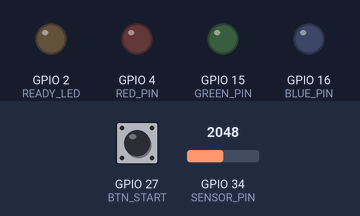
Recording of a sketch running on a simulated ESP32. Shown: output pins drawn as LEDs (lit = HIGH). Dashed ring = blinking. The test bench sets the inputs (shaded band); at power-on: GPIO 27 (BTN_START) HIGH, GPIO 34 (SENSOR_PIN) = 2048. Nothing arrives over Bluetooth unless stated; what the sketch prints to the serial monitor is not drawn.

Above: at 1.2 s.
1.3 s: GPIO 27 (BTN_START) pulled LOW for 0.15 s
At 2.4 s:
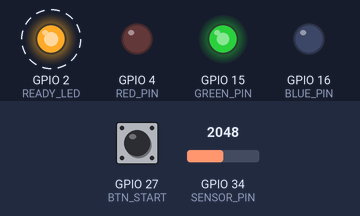
Timing chart, 0 to 5.3 s (numbered marks = the images above; inputs shaded):
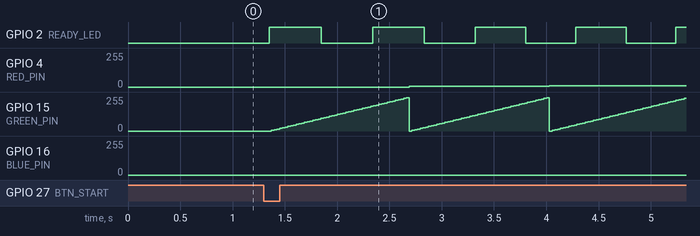

The sketch:

kinetic-eye51.ino
```cpp
/*
   PROJECT: Kinetic Eye - Spectralmeter
   FILE: kinetic-eye22.ino
   DATE: 2026-04-18
   HARDWARE: ESP32-CAM
*/

#include "BluetoothSerial.h"

// Header Pins
#define RED_PIN    4
#define GREEN_PIN  15
#define BLUE_PIN   16
#define BTN_START  27
#define SENSOR_PIN 34
#define READY_LED  2

long currentStep = 0;
const long totalSteps = 140608;
unsigned long lastFlashTime = 0;
bool ledState = false;

BluetoothSerial SerialBT;

// Binary data structure (5 bytes total)
struct DataPoint {
  uint8_t r;
  uint8_t g;
  uint8_t b;
  uint16_t val;
};

void setup() {
  Serial.begin(115200);

  // Mandatory Project Header Prints
  Serial.println(F("--- PROJECT: Kinetic Eye ---"));
  Serial.print(F("FILE: ")); Serial.println(__FILE__);
  Serial.print(F("DATE: ")); Serial.println(__DATE__);
  Serial.print(F("TIME: ")); Serial.println(__TIME__);

  pinMode(RED_PIN, OUTPUT);
  pinMode(GREEN_PIN, OUTPUT);
  pinMode(BLUE_PIN, OUTPUT);
  pinMode(BTN_START, INPUT_PULLUP);
  pinMode(READY_LED, OUTPUT);

  SerialBT.begin("Kinetic-Eye");
  Serial.println(F("STATUS: Binary Profiler Ready."));
}

void runSpectralScan() {
  // Notify worker of scan start
  SerialBT.write((uint8_t*)"START", 5);

  DataPoint point;

  for (int r = 0; r <= 250; r += 5) {
    for (int g = 0; g <= 250; g += 5) {
      for (int b = 0; b <= 250; b += 5) {
        analogWrite(RED_PIN, r);
        analogWrite(GREEN_PIN, g);
        analogWrite(BLUE_PIN, b);

        delayMicroseconds(20);

        /* * DYNAMIC TEMPO LOGIC
          We map the progress of the scan to the delay between LED toggles.
          Early scan: 500ms (Slow heartbeat)
          Late scan: 20ms (Frantic blur)
        */
        currentStep++;
        int currentDelay = map(currentStep, 0, totalSteps, 500, 20);

        if (millis() - lastFlashTime >= currentDelay) {
          ledState = !ledState;
          digitalWrite(READY_LED, ledState);
          lastFlashTime = millis();
        }

        // Populate struct
        point.r = (uint8_t)r;
        point.g = (uint8_t)g;
        point.b = (uint8_t)b;
        point.val = (uint16_t)analogRead(SENSOR_PIN);

        // Write raw bytes
        SerialBT.write((uint8_t*)&point, sizeof(point));
      }
    }
  }

  // Notify worker of scan end
  SerialBT.write((uint8_t*)"END__", 5);

  // Reset LEDs
  analogWrite(RED_PIN, 0);
  analogWrite(GREEN_PIN, 0);
  analogWrite(BLUE_PIN, 0);
  digitalWrite(READY_LED, HIGH);
}

void loop() {
  if (digitalRead(BTN_START) == LOW) {
    delay(50); // Debounce
    runSpectralScan();
    while (digitalRead(BTN_START) == LOW) {
      delay(10);
    }
  }
}
```

Measured:
- after the input at 1.3 s, GPIO 2 (READY_LED): alternates HIGH for 0.49 s and LOW for 0.48 s, starting after 0.05 s; GPIO 4 (RED_PIN): 0/255 → 5/255 after 1.4 s, → 10/255 1.3 s later; GPIO 15 (GREEN_PIN): ramps from 0/255 to 250/255 and jumps back, once every 1.3 s
